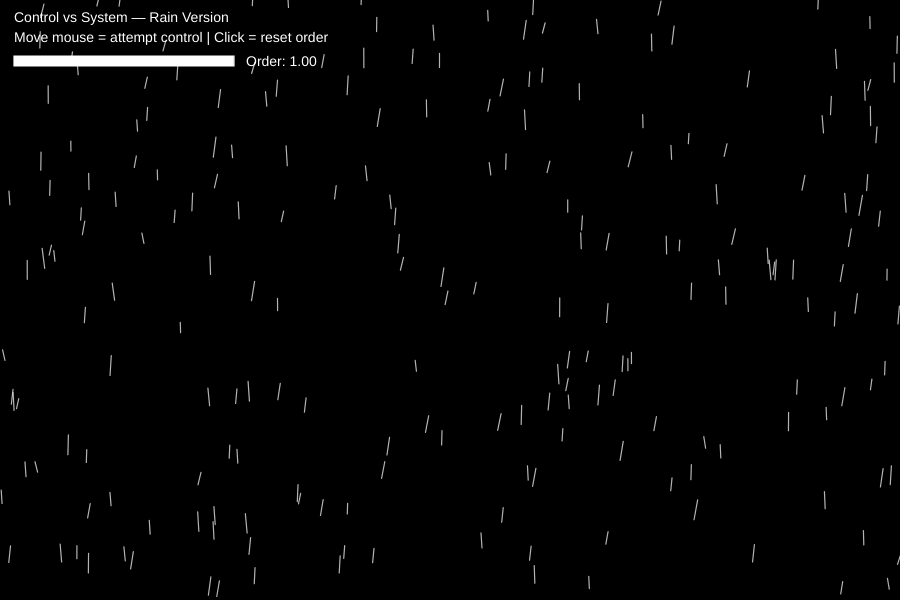
Frame 1 (no input)
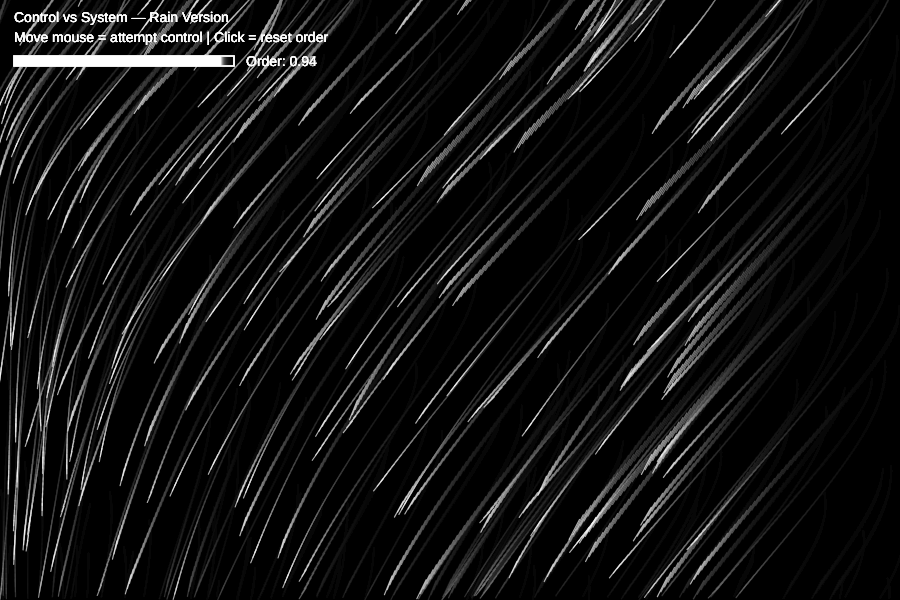
Frame 60 (no input)
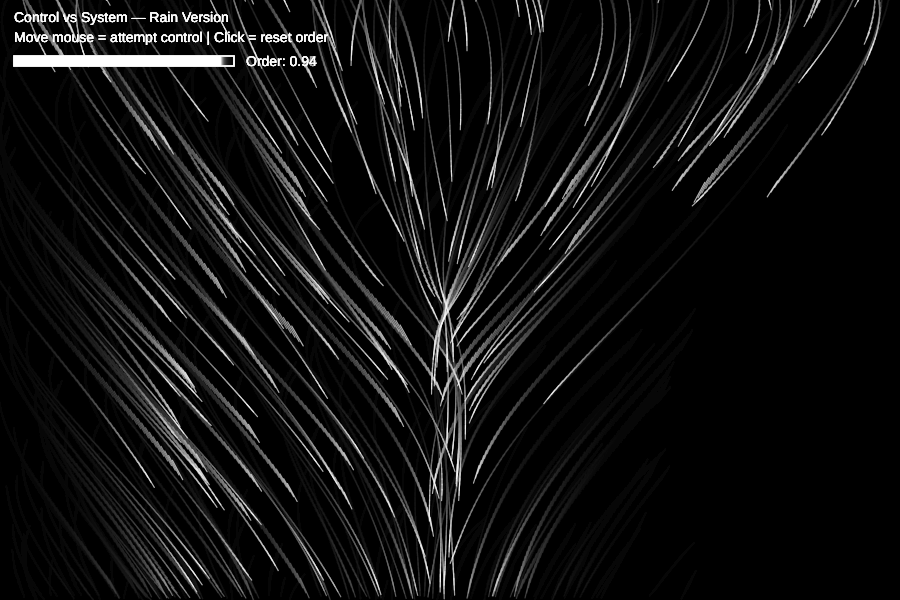
Frame 120 (the mouse pressed at the canvas centre since frame 60)

The p5.js sketch that drew these frames (run headless with seeded random() and noise() and a simulated clock; from frame 60 on, the mouse is pressed at the canvas centre):

// p5.js sketch
// ── sketch.js
let drops = [];
let order = 1.0;
let decayRate = 0.0010;
let t = 0;

let bolt = null;
let boltCooldown = 0;

function setup() {
  createCanvas(900, 600);
  background(0);

  for (let i = 0; i < 220; i++) {
    drops.push(new RainDrop(random(width), random(height)));
  }
}

function draw() {
  background(0, 18);

  order = max(0, order - decayRate);
  t += 0.01;

  for (let d of drops) {
    d.update();
    d.display();
  }

  handleLightning();

  drawHUD();
}

function mousePressed() {
  order = 1.0;
  background(0);

  for (let d of drops) {
    d.vx += random(-1, 1);
    d.vy += random(-1, 1);
  }
}

function drawHUD() {
  noStroke();
  fill(255);
  textSize(14);
  text("Control vs System — Rain Version", 14, 22);
  text("Move mouse = attempt control | Click = reset order", 14, 42);

  const barW = 220;
  const barH = 10;
  const x = 14;
  const y = 56;

  noFill();
  stroke(255);
  rect(x, y, barW, barH);

  noStroke();
  fill(255);
  rect(x, y, barW * order, barH);

  fill(255);
  text("Order: " + nf(order, 1, 2), x + barW + 12, y + 10);
}

// -------------------- Rain --------------------

class RainDrop {
  constructor(x, y) {
    this.x = x;
    this.y = y;

    this.vx = random(-1, 1);
    this.vy = random(2, 5);

    this.seed = random(1000);
    this.len = random(10, 20);
  }

  update() {
    // Human intention: wind toward mouse
    const dx = mouseX - this.x;
    const dy = mouseY - this.y;

    const dist = sqrt(dx * dx + dy * dy) + 0.0001;
    const ux = dx / dist;
    const uy = dy / dist;

    // System intention: noise field
    const n = noise(this.seed, t);
    const sx = map(n, 0, 1, -1, 1);

    const humanPower = 2.0 * order;
    const systemPower = 2.5 * (1.0 - order);

    this.vx += ux * humanPower * 0.2 + sx * systemPower;
    this.vy += 0.4 + abs(sx) * systemPower * 0.3;

    // speed limit
    const speed = sqrt(this.vx * this.vx + this.vy * this.vy);
    const maxSpeed = 6;
    if (speed > maxSpeed) {
      this.vx = (this.vx / speed) * maxSpeed;
      this.vy = (this.vy / speed) * maxSpeed;
    }

    this.x += this.vx;
    this.y += this.vy;

    this.vx *= 0.92;
    this.vy *= 0.92;

    // recycle rain
    if (this.y > height) {
      this.y = random(-50, -10);
      this.x = random(width);
    }
  }

  display() {
    const alpha = map(order, 0, 1, 60, 180);

    stroke(255, alpha);
    strokeWeight(1.2);

    line(this.x, this.y,
         this.x - this.vx * 3,
         this.y - this.len);
  }
}

// -------------------- Lightning --------------------

function handleLightning() {
  boltCooldown = max(0, boltCooldown - 1);

  const chance = lerp(0.001, 0.02, 1.0 - order);

  if (!bolt && boltCooldown === 0 && random() < chance) {
    bolt = new Bolt(random(width), 0);
    boltCooldown = 40;
  }

  if (bolt) {
    bolt.update();
    bolt.display();
    if (bolt.done) bolt = null;
  }
}

class Bolt {
  constructor(x, y) {
    this.points = [{ x, y }];
    this.step = 0;
    this.maxSteps = 24;
    this.done = false;
  }

  update() {
    if (this.done) return;

    const last = this.points[this.points.length - 1];

    const jag = lerp(0.2, 1.1, 1.0 - order);
    const ang = PI / 2 + random(-jag, jag);

    const nx = last.x + cos(ang) * 20;
    const ny = last.y + abs(sin(ang)) * 20;

    this.points.push({ x: nx, y: ny });
    this.step++;

    if (ny > height || this.step > this.maxSteps) {
      this.done = true;
    }
  }

  display() {
    const flash = map(order, 0, 1, 30, 10);
    noStroke();
    fill(255, flash);
    rect(0, 0, width, height);

    stroke(255, 220);
    strokeWeight(2);

    for (let i = 0; i < this.points.length - 1; i++) {
      const a = this.points[i];
      const b = this.points[i + 1];
      line(a.x, a.y, b.x, b.y);
    }
  }
}
